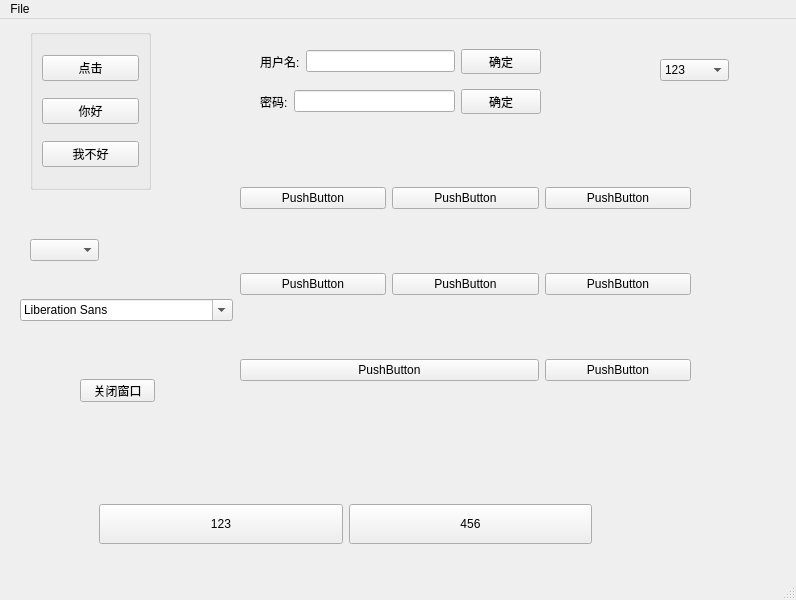
<?xml version="1.0" encoding="UTF-8"?>
<ui version="4.0">
 <class>MainWindow</class>
 <widget class="QMainWindow" name="MainWindow">
  <property name="geometry">
   <rect>
    <x>0</x>
    <y>0</y>
    <width>796</width>
    <height>600</height>
   </rect>
  </property>
  <property name="minimumSize">
   <size>
    <width>0</width>
    <height>40</height>
   </size>
  </property>
  <property name="windowTitle">
   <string>MainWindow</string>
  </property>
  <widget class="QWidget" name="centralwidget">
   <widget class="QWidget" name="gridLayoutWidget">
    <property name="geometry">
     <rect>
      <x>240</x>
      <y>110</y>
      <width>451</width>
      <height>311</height>
     </rect>
    </property>
    <layout class="QGridLayout" name="gridLayout">
     <item row="1" column="1">
      <widget class="QPushButton" name="pushButton_11">
       <property name="text">
        <string>PushButton</string>
       </property>
      </widget>
     </item>
     <item row="2" column="2">
      <widget class="QPushButton" name="pushButton_15">
       <property name="text">
        <string>PushButton</string>
       </property>
      </widget>
     </item>
     <item row="1" column="0">
      <widget class="QPushButton" name="pushButton_9">
       <property name="text">
        <string>PushButton</string>
       </property>
      </widget>
     </item>
     <item row="0" column="2">
      <widget class="QPushButton" name="pushButton_13">
       <property name="text">
        <string>PushButton</string>
       </property>
      </widget>
     </item>
     <item row="0" column="1">
      <widget class="QPushButton" name="pushButton_8">
       <property name="text">
        <string>PushButton</string>
       </property>
      </widget>
     </item>
     <item row="2" column="0" colspan="2">
      <widget class="QPushButton" name="pushButton_10">
       <property name="text">
        <string>PushButton</string>
       </property>
      </widget>
     </item>
     <item row="0" column="0">
      <widget class="QPushButton" name="pushButton_7">
       <property name="text">
        <string>PushButton</string>
       </property>
      </widget>
     </item>
     <item row="1" column="2">
      <widget class="QPushButton" name="pushButton_14">
       <property name="text">
        <string>PushButton</string>
       </property>
      </widget>
     </item>
    </layout>
   </widget>
   <widget class="QWidget" name="layoutWidget">
    <property name="geometry">
     <rect>
      <x>260</x>
      <y>70</y>
      <width>281</width>
      <height>25</height>
     </rect>
    </property>
    <layout class="QHBoxLayout" name="horizontalLayout_2">
     <item>
      <widget class="QLabel" name="label_2">
       <property name="text">
        <string>密码:</string>
       </property>
      </widget>
     </item>
     <item>
      <widget class="QLineEdit" name="lineEdit_2"/>
     </item>
     <item>
      <widget class="QPushButton" name="pushButton_16">
       <property name="text">
        <string>确定</string>
       </property>
      </widget>
     </item>
    </layout>
   </widget>
   <widget class="QComboBox" name="comboBox">
    <property name="geometry">
     <rect>
      <x>30</x>
      <y>220</y>
      <width>69</width>
      <height>22</height>
     </rect>
    </property>
   </widget>
   <widget class="QFontComboBox" name="fontComboBox">
    <property name="geometry">
     <rect>
      <x>20</x>
      <y>280</y>
      <width>213</width>
      <height>22</height>
     </rect>
    </property>
   </widget>
   <widget class="QPushButton" name="pushButton_19">
    <property name="geometry">
     <rect>
      <x>80</x>
      <y>360</y>
      <width>75</width>
      <height>23</height>
     </rect>
    </property>
    <property name="text">
     <string>关闭窗口</string>
    </property>
   </widget>
   <widget class="QWidget" name="layoutWidget">
    <property name="geometry">
     <rect>
      <x>260</x>
      <y>30</y>
      <width>281</width>
      <height>25</height>
     </rect>
    </property>
    <layout class="QHBoxLayout" name="horizontalLayout">
     <item>
      <widget class="QLabel" name="label">
       <property name="text">
        <string>用户名:</string>
       </property>
      </widget>
     </item>
     <item>
      <widget class="QLineEdit" name="lineEdit"/>
     </item>
     <item>
      <widget class="QPushButton" name="pushButton_12">
       <property name="text">
        <string>确定</string>
       </property>
      </widget>
     </item>
    </layout>
   </widget>
   <widget class="QGroupBox" name="skill">
    <property name="geometry">
     <rect>
      <x>30</x>
      <y>10</y>
      <width>121</width>
      <height>161</height>
     </rect>
    </property>
    <property name="sizePolicy">
     <sizepolicy hsizetype="Preferred" vsizetype="Ignored">
      <horstretch>0</horstretch>
      <verstretch>0</verstretch>
     </sizepolicy>
    </property>
    <layout class="QVBoxLayout" name="verticalLayout">
     <item>
      <widget class="QPushButton" name="pushButton_2">
       <property name="text">
        <string>点击</string>
       </property>
      </widget>
     </item>
     <item>
      <widget class="QPushButton" name="pushButton">
       <property name="text">
        <string>你好</string>
       </property>
      </widget>
     </item>
     <item>
      <widget class="QPushButton" name="pushButton_3">
       <property name="text">
        <string>我不好</string>
       </property>
      </widget>
     </item>
    </layout>
   </widget>
   <widget class="QFrame" name="frame">
    <property name="geometry">
     <rect>
      <x>90</x>
      <y>470</y>
      <width>511</width>
      <height>71</height>
     </rect>
    </property>
    <layout class="QHBoxLayout" name="horizontalLayout_3">
     <item>
      <widget class="QPushButton" name="pushButton_17">
       <property name="sizePolicy">
        <sizepolicy hsizetype="Expanding" vsizetype="Fixed">
         <horstretch>1</horstretch>
         <verstretch>0</verstretch>
        </sizepolicy>
       </property>
       <property name="minimumSize">
        <size>
         <width>0</width>
         <height>40</height>
        </size>
       </property>
       <property name="text">
        <string>123</string>
       </property>
      </widget>
     </item>
     <item>
      <widget class="QPushButton" name="pushButton_18">
       <property name="sizePolicy">
        <sizepolicy hsizetype="Expanding" vsizetype="Fixed">
         <horstretch>1</horstretch>
         <verstretch>1</verstretch>
        </sizepolicy>
       </property>
       <property name="minimumSize">
        <size>
         <width>0</width>
         <height>40</height>
        </size>
       </property>
       <property name="text">
        <string>456</string>
       </property>
      </widget>
     </item>
    </layout>
   </widget>
   <widget class="QComboBox" name="comboBox_2">
    <property name="geometry">
     <rect>
      <x>660</x>
      <y>40</y>
      <width>69</width>
      <height>22</height>
     </rect>
    </property>
    <item>
     <property name="text">
      <string>123</string>
     </property>
    </item>
    <item>
     <property name="text">
      <string>456</string>
     </property>
    </item>
   </widget>
  </widget>
  <widget class="QMenuBar" name="menuBar">
   <property name="geometry">
    <rect>
     <x>0</x>
     <y>0</y>
     <width>796</width>
     <height>23</height>
    </rect>
   </property>
   <widget class="QMenu" name="menuFile">
    <property name="title">
     <string>File</string>
    </property>
    <addaction name="actionNew"/>
    <addaction name="actionOpen"/>
    <addaction name="actionClose"/>
   </widget>
   <addaction name="menuFile"/>
  </widget>
  <widget class="QStatusBar" name="statusBar"/>
  <action name="actionNew">
   <property name="text">
    <string>New</string>
   </property>
   <property name="toolTip">
    <string>创建新文件</string>
   </property>
  </action>
  <action name="actionOpen">
   <property name="text">
    <string>Open</string>
   </property>
  </action>
  <action name="actionClose">
   <property name="text">
    <string>Close</string>
   </property>
  </action>
 </widget>
 <resources/>
 <connections>
  <connection>
   <sender>pushButton_19</sender>
   <signal>clicked()</signal>
   <receiver>MainWindow</receiver>
   <slot>close()</slot>
   <hints>
    <hint type="sourcelabel">
     <x>124</x>
     <y>393</y>
    </hint>
    <hint type="destinationlabel">
     <x>133</x>
     <y>431</y>
    </hint>
   </hints>
  </connection>
 </connections>
</ui>
